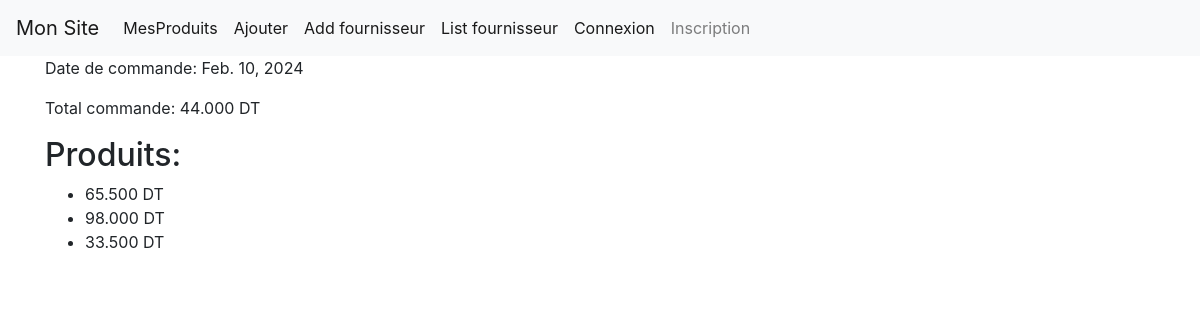
The page /magasin/commande/14/ on the database its author committed.
### magasin/models.py (models this page shows, shortened)
class Commande(models.Model):
    numero_commande = models.IntegerField(default=0)
    dateCde = models.DateField(null=True, default=date.today)
    totalCde = models.DecimalField(max_digits=10, decimal_places=3)
    produits = models.ManyToManyField(Produit)

class Produit(models.Model):
    TYPE_CHOICES = [
        ('em', 'emballé'),
        ('fr', 'Frais'),
        ('cs', 'Conserve')
    ]
    libelle = models.CharField(max_length=100)
    description = models.TextField(default='Non définie')
    prix = models.DecimalField(max_digits=10, decimal_places=3)
    type = models.CharField(max_length=2, choices=TYPE_CHOICES, default='em')
    img = models.ImageField(blank=True)
    categorie = models.ForeignKey(Categorie, on_delete=models.CASCADE, null=True)
    fournisseur = models.ForeignKey(Fournisseur, on_delete=models.CASCADE, null=True)

### magasin/views.py (the view)
# urls.py: path('commande/<int:pk>/', detail_commande, name='detail_commande'),
def detail_commande(request, pk):
    commande = get_object_or_404(Commande, pk=pk)
    return render(request, 'magasin/detail_commande.html', {'commande': commande})

### magasin/templates/magasin/detail_commande.html
{% extends 'magasin/base.html' %}
{% block content %}
  <h1>Détails de la Commande {{ commande.id }}</h1>
  <p>Date de commande: {{ commande.dateCde }}</p>
  <p>Total commande: {{ commande.totalCde }} DT</p>
  <h2>Produits:</h2>
  <ul>
    {% for produit in commande.produits.all %}
      <li>{{ produit.nom }}  {{ produit.prix }} DT</li>
    {% endfor %}
  </ul>
{% endblock %}

### rows shown on the page
Commande: dateCde "Feb. 10, 2024", totalCde "44.000"
Produit: prix "65.500"
Produit: prix "98.000"
Produit: prix "33.500"
